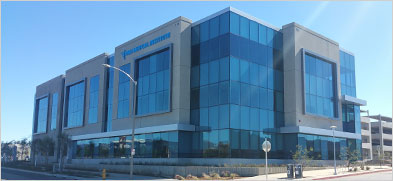
#> input picture sanmarcos.jpg, 393 x 181 px
$ python ImageTranspose.py
#> lines starting #> are read from the running program, lines starting #| are printed output that depends on the picture
import cv2
import numpy as np
img = cv2.imread('sanmarcos.jpg')
#> img is the input picture: shape (181, 393, 3); mean B, G, R 173.1, 140.8, 101
rotated_img=cv2.transpose(img)
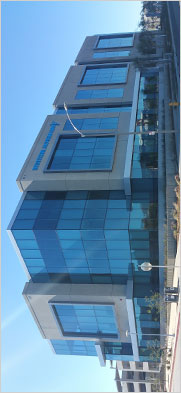
#> rotated_img: shape (393, 181, 3); mean B, G, R 173.1, 140.8, 101
cv2.imshow("rotated",rotated_img)
cv2.imshow("orginal",img)
cv2.waitKey(0)
cv2.destroyAllWindows()
